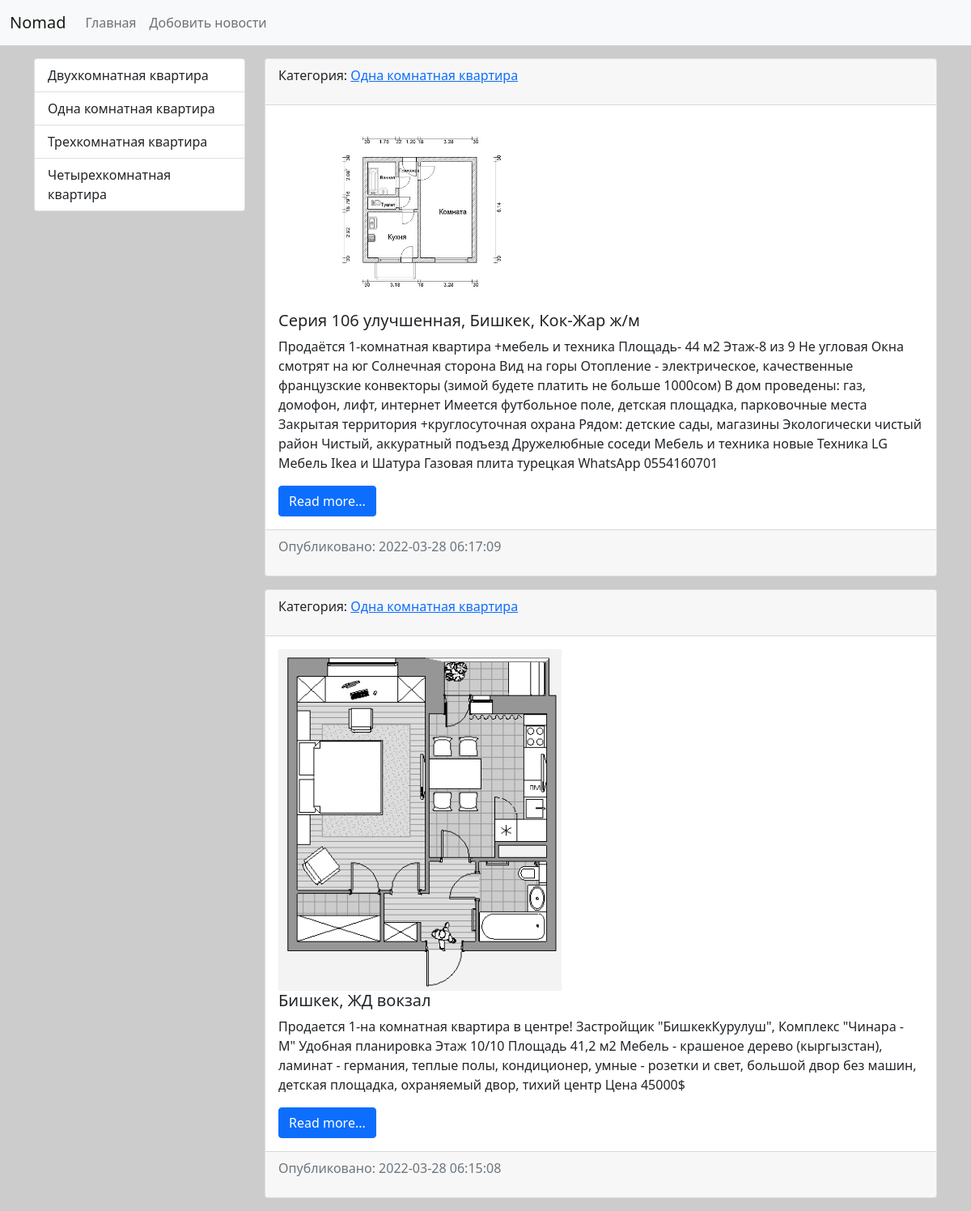
Page /category/1/ on the committed database.
### news/models.py (models this page shows, shortened)
class Category(models.Model):
    title = models.CharField(max_length=150, db_index=True)
    def get_absolute_url(self):
        return reverse_lazy('category', kwargs={"cat": self.pk})  #Певый параметр название маршрута в urls то есть name = "category"
    class Meta:
        verbose_name = "Категория"
        verbose_name_plural = "Категории"
        ordering = ["title"]

class News(models.Model):
    title = models.CharField(max_length=150)
    context = models.TextField()
    created_at = models.DateTimeField(auto_now_add=True)
    update_at = models.DateTimeField(auto_now=True)
    photo = models.ImageField(upload_to="photos/%Y/%m/%d/", blank=True)
    is_published = models.BooleanField(default=True)
    category = models.ForeignKey('Category', on_delete=models.PROTECT, null=True)
    def get_absolute_url(self):
        return reverse_lazy('view_news', kwargs={"news_id": self.pk})
    class Meta:
        verbose_name = "Новость"
        verbose_name_plural = "Новости"
        ordering = ["-created_at"]

### news/views.py (the view)
# urls.py: path('category/<int:cat>/', get_category, name='category'),
def get_category(request, cat):
    news = News.objects.filter(category=cat)
    categories = Category.objects.all()
    category = Category.objects.get(pk=cat)
    context = {
        "news": news,
        "categories": categories,
        "category": category,
    }
    return render(request, 'news/category.html', context)

### news/templates/news/category.html (shortened to what this page needs)
{% extends 'base.html' %}
{% load static %}
{% block sidebar %}
<div class="list-group">
    {% for item in categories %}
    <a href="{{item.get_absolute_url}}" class="list-group-item list-group-item-action">{{item.title}}</a>
    {% endfor %}
</div>
{% endblock sidebar %}
{% block content %}
{% for item in news %}
<div class="card mb-3">
    <div class="card-header">
        <p>Категория: <a href="#">{{item.category.title}}</a></p>
    </div>
    <div class="card-body">
        <div class="media">
            {% if item.photo %}
            <img src="{{item.photo.url}}" alt='photo' width="350">
            {% endif %}
            <div class="media-body">
                <h5 class="card-title">{{item.title}}</h5>
                <p class="card-text">{{item.context}}</p>
                <a href="{{item.get_absolute_url}}" class="btn btn-primary">Read more...</a>
            </div>
        </div>
    </div>
    <div class="card-footer text-muted">
        <p>Опубликовано: {{item.created_at | date:"Y-m-d H:i:s"}}</p>
    </div>
</div>
{% endfor %}
{% endblock content %}

### templates/base.html (shortened to what this page needs)
<!doctype html>
{% load static %}
<html lang="en">
<head>
    <link href="{% static 'bootstrap-5.1.3-dist/css/bootstrap.min.css' %}" rel="stylesheet">
    <link href="{% static 'news/css/style.css' %}" rel="stylesheet" type="text/css">
</head>
<body>
{% include 'include/_nav.html' %}
<div class="container mt-3">
    <div class="row">
        <div class="col-md-3">
            {% block sidebar %}
            {% endblock sidebar %}
        </div>
        <div class="col-md-9">
            {% block content %}
            {% endblock content %}
        </div>
    </div>
</div>
</body>
</html>

### templates/include/_nav.html (shortened to what this page needs)
{% load static %}
<nav class="navbar navbar-expand-lg navbar-light bg-light">
    <div class="container-fluid">
        <a class="navbar-brand" href="{% url 'home' %}">Nomad</a>
        <div class="collapse navbar-collapse" id="navbarSupportedContent">
            <ul class="navbar-nav me-auto mb-2 mb-lg-0">
                <li class="nav-item"><a class="nav-link" aria-current="page" href="{% url 'home' %}">Главная</a></li>
                <li class="nav-item"><a class="nav-link" aria-current="page" href="{% url 'add_news' %}">Добовить новости</a></li>
            </ul>
        </div>
    </div>
</nav>

### news/static/news/css/style.css (style rules this page uses)
body { background-color: #ccc; }

### rows in the picture
Category: title "Двухкомнатная квартира"
Category: title "Одна комнатная квартира"
Category: title "Трехкомнатная квартира"
Category: title "Четырехкомнатная квартира"
News: category "Одна комнатная квартира", photo (picture), title "Серия 106 улучшенная, Бишкек, Кок-Жар ж/м", context "Продаётся 1-комнатная квартира +мебель и техника Площадь- 44 м2 Этаж-8 из 9 Не угловая Окна смотрят на юг Солнечная сторона Вид на горы Отопление - электрическое, качественные французские конвекторы (зимой будете платить не больше 1000сом) В дом проведены: газ, домофон, лифт, интернет Имеется футбольное поле, детская площадка, парковочные места Закрытая территория +круглосуточная охрана Рядом: детские сады, магазины Экологически чистый район Чистый, аккуратный подъезд Дружелюбные соседи Мебель и техника новые Техника LG Мебель Ikea и Шатура Газовая плита турецкая WhatsApp 0554160701", created_at "2022-03-28 06:17:09"
News: category "Одна комнатная квартира", photo (picture), title "Бишкек, ЖД вокзал", context "Продается 1-на комнатная квартира в центре! Застройщик \"БишкекКурулуш\", Комплекс \"Чинара - М\" Удобная планировка Этаж 10/10 Площадь 41,2 м2 Мебель - крашеное дерево (кыргызстан), ламинат - германия, теплые полы, кондиционер, умные - розетки и свет, большой двор без машин, детская площадка, охраняемый двор, тихий центр Цена 45000$", created_at "2022-03-28 06:15:08"
